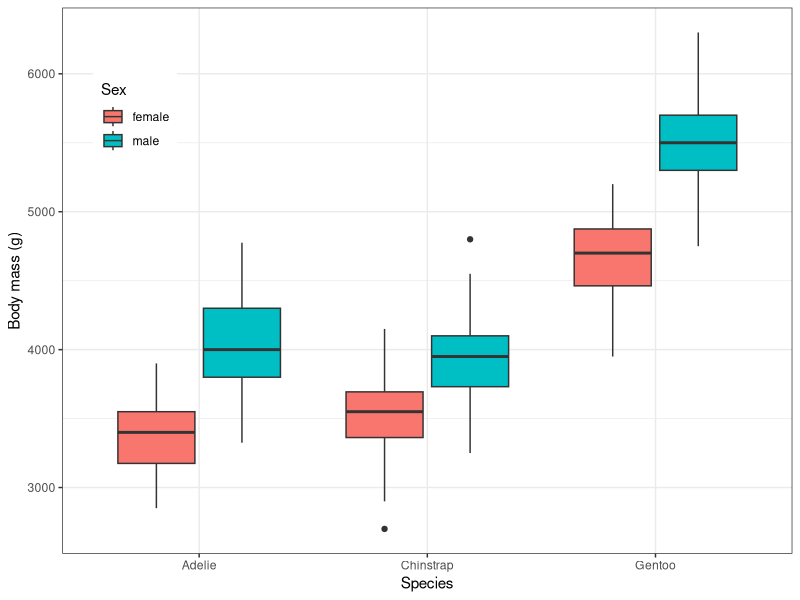
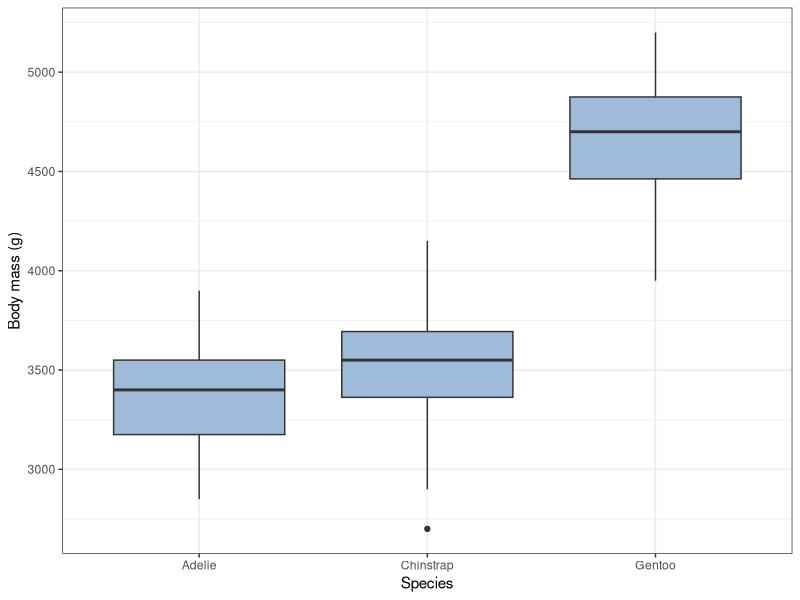
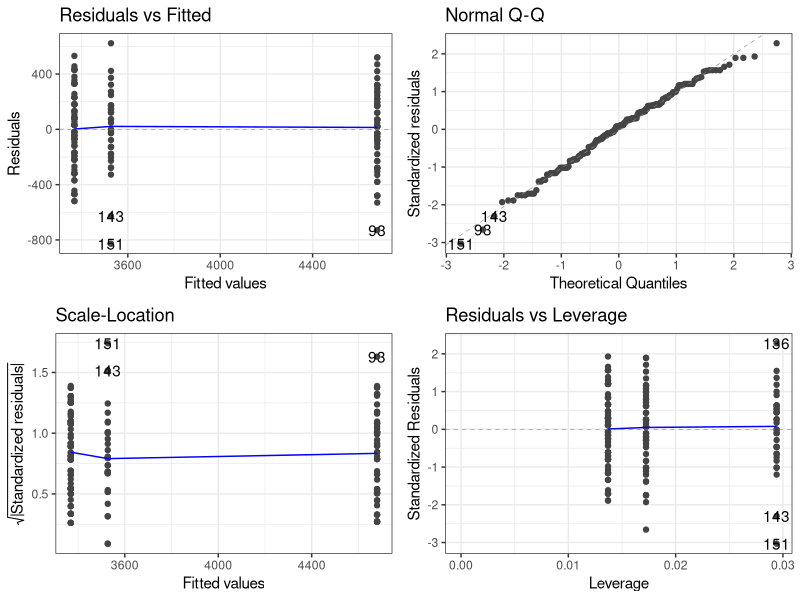

Write R code to recreate these figures, in order.
## ---- chunk 1
library(tidyverse) # for data manipulation and plots, and more besides
library(ggfortify) # this is useful for diagnostics
library(palmerpenguins) # for the palmer penguin data
## ---- chunk 2
glimpse(penguins)
## ---- chunk 3
penguins_clean <- penguins |>
  drop_na()
glimpse(penguins_clean)
## ---- chunk 4
penguins_clean |>
  group_by(species, sex) |>
  summarise(n = n(), mean_bm = mean(body_mass_g), se_bm = sd(body_mass_g)/sqrt(n()) ) |>
  ungroup()
## ---- chunk 5
penguins_clean  |>
  ggplot(aes(x=species, y = body_mass_g, fill = sex)) +
  geom_boxplot() +
  labs(x = "Species",
       y = "Body mass (g)",
       fill = "Sex") +
  scale_colour_brewer(palette = "Set1") +
  theme_bw() +
  theme(legend.position= c(0.1,0.8))
## ---- chunk 6
females <- penguins |>
  filter(sex == "female") |>
  drop_na()
## ---- chunk 7
females |>
  group_by(species) |>
  summarise(n = n(), mean.mass_f = mean(body_mass_g), se.mass_f = sd(body_mass_g)/sqrt(n()))

## ---- chunk 8
females  |>
  ggplot(aes(x=species, y = body_mass_g)) +
  geom_boxplot(fill = "#9ebcda") +  # pick your favourite colour from https://colorbrewer2.org/
  labs(x = "Species",
       y = "Body mass (g)") +
  theme_bw()
## ---- chunk 9
females.model <- lm(body_mass_g ~ species, data = females)
## ---- chunk 10
autoplot(females.model) + theme_bw()
## ---- chunk 11
anova(females.model)
## ---- chunk 12
summary(females.model)
## ---- chunk 13
TukeyHSD(aov(body_mass_g ~ species, data = females))
